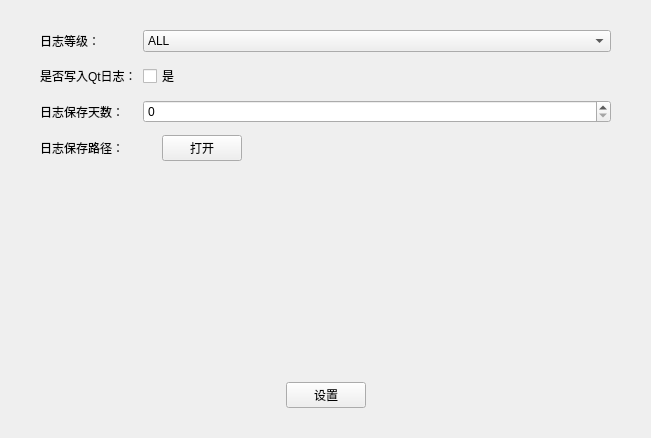
<?xml version="1.0" encoding="UTF-8"?>
<ui version="4.0">
 <class>settings_log_widget</class>
 <widget class="QWidget" name="settings_log_widget">
  <property name="geometry">
   <rect>
    <x>0</x>
    <y>0</y>
    <width>651</width>
    <height>438</height>
   </rect>
  </property>
  <property name="windowTitle">
   <string>Form</string>
  </property>
  <layout class="QVBoxLayout" name="verticalLayout">
   <property name="leftMargin">
    <number>40</number>
   </property>
   <property name="topMargin">
    <number>30</number>
   </property>
   <property name="rightMargin">
    <number>40</number>
   </property>
   <property name="bottomMargin">
    <number>30</number>
   </property>
   <item>
    <layout class="QFormLayout" name="formLayout">
     <property name="verticalSpacing">
      <number>12</number>
     </property>
     <item row="1" column="0">
      <widget class="QLabel" name="label">
       <property name="text">
        <string>是否写入Qt日志：</string>
       </property>
      </widget>
     </item>
     <item row="1" column="1">
      <widget class="QCheckBox" name="checkBox_qtlog">
       <property name="text">
        <string>是</string>
       </property>
      </widget>
     </item>
     <item row="0" column="0">
      <widget class="QLabel" name="label_2">
       <property name="text">
        <string>日志等级：</string>
       </property>
      </widget>
     </item>
     <item row="0" column="1">
      <widget class="QComboBox" name="comboBox_level">
       <item>
        <property name="text">
         <string>ALL</string>
        </property>
       </item>
       <item>
        <property name="text">
         <string>TRACE</string>
        </property>
       </item>
       <item>
        <property name="text">
         <string>DEBUG</string>
        </property>
       </item>
       <item>
        <property name="text">
         <string>INFO</string>
        </property>
       </item>
       <item>
        <property name="text">
         <string>WARN</string>
        </property>
       </item>
       <item>
        <property name="text">
         <string>ERROR</string>
        </property>
       </item>
       <item>
        <property name="text">
         <string>FATAL</string>
        </property>
       </item>
       <item>
        <property name="text">
         <string>OFF</string>
        </property>
       </item>
      </widget>
     </item>
     <item row="2" column="0">
      <widget class="QLabel" name="label_3">
       <property name="text">
        <string>日志保存天数：</string>
       </property>
      </widget>
     </item>
     <item row="2" column="1">
      <widget class="QSpinBox" name="spinBox_keepdays"/>
     </item>
     <item row="3" column="0">
      <widget class="QLabel" name="label_4">
       <property name="text">
        <string>日志保存路径：</string>
       </property>
      </widget>
     </item>
     <item row="3" column="1">
      <layout class="QHBoxLayout" name="horizontalLayout">
       <property name="spacing">
        <number>12</number>
       </property>
       <item>
        <widget class="QLabel" name="label_file_path">
         <property name="text">
          <string/>
         </property>
        </widget>
       </item>
       <item>
        <widget class="QPushButton" name="btn_select_dir">
         <property name="text">
          <string>打开</string>
         </property>
         <property name="btn_type" stdset="0">
          <string>secondary</string>
         </property>
        </widget>
       </item>
       <item>
        <spacer name="horizontalSpacer">
         <property name="orientation">
          <enum>Qt::Horizontal</enum>
         </property>
         <property name="sizeHint" stdset="0">
          <size>
           <width>40</width>
           <height>20</height>
          </size>
         </property>
        </spacer>
       </item>
      </layout>
     </item>
    </layout>
   </item>
   <item>
    <spacer name="verticalSpacer_2">
     <property name="orientation">
      <enum>Qt::Vertical</enum>
     </property>
     <property name="sizeHint" stdset="0">
      <size>
       <width>20</width>
       <height>40</height>
      </size>
     </property>
    </spacer>
   </item>
   <item>
    <layout class="QHBoxLayout" name="horizontalLayout_2">
     <item>
      <spacer name="horizontalSpacer_3">
       <property name="orientation">
        <enum>Qt::Horizontal</enum>
       </property>
       <property name="sizeHint" stdset="0">
        <size>
         <width>40</width>
         <height>20</height>
        </size>
       </property>
      </spacer>
     </item>
     <item>
      <widget class="QPushButton" name="btn_save">
       <property name="text">
        <string>设置</string>
       </property>
       <property name="btn_type" stdset="0">
        <string>main</string>
       </property>
      </widget>
     </item>
     <item>
      <spacer name="horizontalSpacer_2">
       <property name="orientation">
        <enum>Qt::Horizontal</enum>
       </property>
       <property name="sizeHint" stdset="0">
        <size>
         <width>40</width>
         <height>20</height>
        </size>
       </property>
      </spacer>
     </item>
    </layout>
   </item>
  </layout>
 </widget>
 <resources/>
 <connections/>
</ui>
